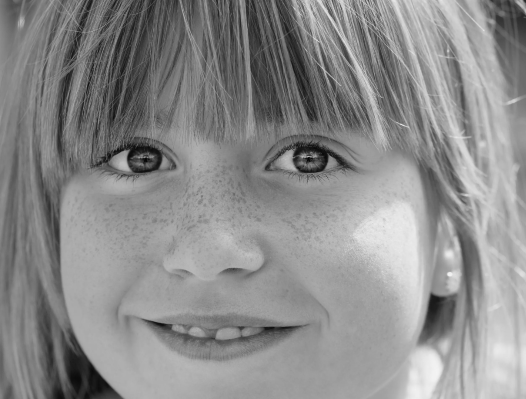
#> input picture 00_MyPractice/learning/01_Gauss/image/original/girl_gray.png, 526 x 399 px
$ python gauss.py
#> lines starting #> are read from the running program, lines starting #| are printed output that depends on the picture
#> further down, img is the input picture: shape (399, 526); min 5, max 244, mean 139.3
#| 29245316
import cv2
import sys

#from numpy import around
from tqdm import tqdm
import matplotlib.pyplot as plt
import numpy as np
import math

def creat_gauss_kernel(kernel_size, sigma):
#> called with kernel_size = 41, sigma = 1.5
    if sigma == 0:
        print('Error!The value of sigma cannot be zero.')
        sys.exit()
    gausskernel = np.zeros((kernel_size,kernel_size),np.float32)
    for i in range (kernel_size):
        for j in range (kernel_size):
            gausskernel[i,j] = math.fabs(1 / (2 * np.pi * sigma ** 2) *np.exp(- ((i-1) ** 2 + (j-1) ** 2) / (2 * sigma ** 2)))
    sum = np.sum(gausskernel)
    kernel = gausskernel/sum
    return kernel

def myfilter(img,kernel):
    h=img.shape[0] #矩阵的行数
#> h = 399
    w=img.shape[1] #矩阵的列数
#> w = 526
    #img1=np.zeros((h,w),np.uint8) #生成一个h行w列的0填充的矩阵，0黑色
    img1 = np.ones((h, w), np.uint8) *127 # 生成一个h行w列的每个元素为127填充的矩阵，127灰色
    #print(img1)
    for i in range (1,h-1):
        for j in range (1,w-1):
            sum=0
            for k in range(-1,2):
                for l in range(-1,2):
                    sum+=img[i+k,j+l]*kernel[k+1,l+1]   #图像与卷积核进行卷积
            img1[i,j]=sum
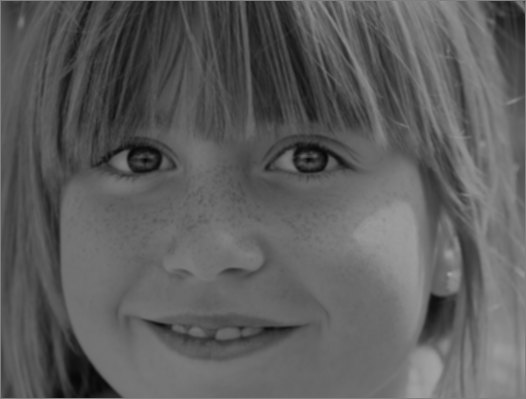
#> img1: shape (399, 526); min 6, max 162, mean 93
    return img1

#三个通道合成图像
def imageCompose(B,G,R):
    img_new = np.zeros((img.shape)).astype("uint8")
    img_new[:, :, 0] = B
    img_new[:, :, 1] = G
    img_new[:, :, 2] = R
    return img_new

def check(kernel_size,sigma,img):
    kernel = creat_gauss_kernel(kernel_size, sigma)
    # if img.ndim == 2:
    #     print("单通道灰度图")
    gauss_img = myfilter(img, kernel)
    # [4 lines of commented-out code are left out]

    return gauss_img


#加载图像拆分成三通道
#img = cv2.imread('image\girl_gray.png',-1)
img = cv2.imread('image/original/girl_gray.png', -1)
#cv2.imshow("original_img",img)
print(np.sum(img))
#转灰度图像
#img = cv2.cvtColor(img,cv2.COLOR_BGR2GRAY)

# s3 = check(3,0.3,img)
# k5 = check(3,1.5,img)
k11 = check(41,1.5,img)
# [47 lines of commented-out code are left out]

cv2.imshow('41',k11)
cv2.waitKey(0)
cv2.destroyAllWindows()
